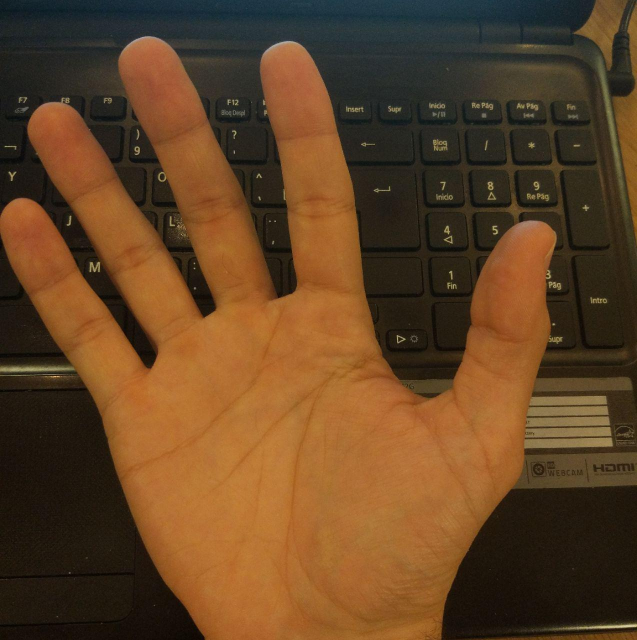
#> input picture src/photo_2018-11-08_19-35-56.jpg, 1274 x 1280 px, given in place of the camera (shown at 1/2 size)
$ python main.py
#> lines starting #> are read from the running program, lines starting #| are printed output that depends on the picture; after the words box and inside, x2 and y2 are one past the last pixel; in counts of white or black regions, pixels touching at a corner belong together
### src/image.py
from cv2 import cv2
import numpy as np

from os import walk
import os.path
from os.path import join


class Image(object):
    """Collection of method for collecting, processing and loading images."""

    def __init__(self, params):
        """Init of the class."""
        pass

    @staticmethod
    def captureImage(model=None, x1=150, y1=100, width=300, resize=True):
        """Capture an image and predict the number of fingers if a model is provided.

        * Press B to select a background. Default is the first frame captured
          by the camera.
        * Press SPACE to save a frame to return.
        * Press L or R to move the capture window to the Left or Right.
        * Press P or M to increase or decrease the width of the capture window.
        * Press ESC to close the interface.
        """
#> called with x1 = 150, y1 = 100, width = 300, resize = True
        cam = cv2.VideoCapture(0)
        _, back = cam.read()
#> back is the input picture: shape (1280, 1274, 3); mean B, G, R 36.3, 66.5, 97.9

        ret, lastpic = cam.read()
        while True:
            # Live frame
            ret, frame = cam.read()
            frame = cv2.flip(frame, 1)

            # Draw the rectangle to put the hand
            cv2.rectangle(frame, (x1-3, y1-3), (x1+width+3, y1+width+3),
                          (0, 0, 255), 3)
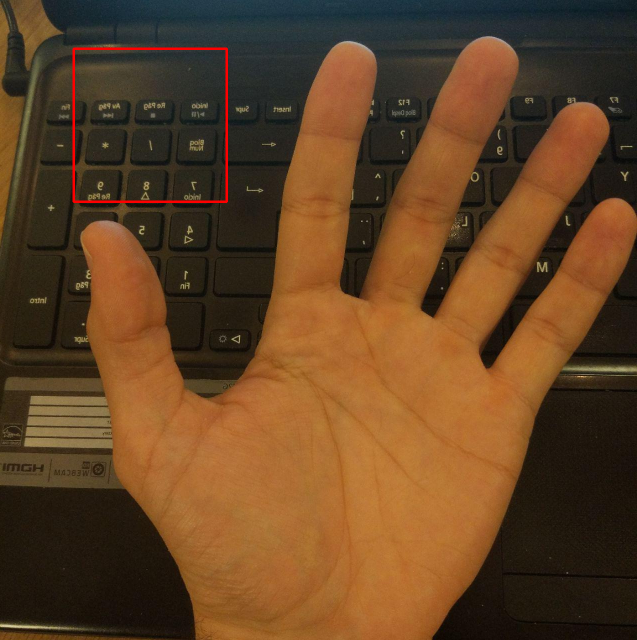
#> frame: shape (1280, 1274, 3) (shown at 1/2 size); mean B, G, R 36.1, 66.3, 98.7

            # Black and white frame
            bw_frame = Image.imgtobw(back, frame)
            # Draw the rectangle to put the hand
            cv2.rectangle(bw_frame, (x1-3, y1-3), (x1+width+3, y1+width+3),
                          (255, 255, 255), 3)

            # Use a trained model to predict the number of fingers inside the red square
            if model is not None:
                img = cv2.resize(bw_frame[y1:y1+width, x1:x1+width], (50, 50))
                predict = model.predict(np.array([img.flatten()])).argmax()

                cv2.putText(frame, "predict : {}".format(predict), (15, 45),
                            cv2.FONT_HERSHEY_SIMPLEX, 1.0, (0, 0, 255))

            cv2.imshow("live", frame)
            cv2.imshow("bw", bw_frame)

            if not ret:
                break

            # k = cv2.waitKey(1)
            k = cv2.waitKey(33)
            if k == 27:
                # ESC pressed
                print("Escape hit, closing...")
                break

            elif k == 32:
                # SPACE pressed : save image
                # select part of the pic (and resize)
                roi_bw = bw_frame[y1:y1+width, x1:x1+width]
                if resize:
                    roi_bw = cv2.resize(roi_bw, (50, 50))
                # save the pic
                lastpic = roi_bw

            elif k == 98 or k == 66:
                # B pressed : select the background
                back = frame
                print("Background selected.")
            elif k == 108 or k == 76:
                # L pressed : move the red square to the left
                x1 = x1 - 10
            elif k == 114 or k == 82:
                # R pressed : move the red square to the right
                x1 = x1 + 10
            elif k == 112 or k == 80:
                # P pressed : increase the width of the red square
                width = width + 10
            elif k == 109 or k == 77:
                # M pressed : decrease the width of the red square
                width = width - 10

            elif k == -1:
                pass
            else:
                print(k)

        cam.release()
        cv2.destroyAllWindows()

        return lastpic

    # [151 lines left out: functions captureBW_interface, readImage, not called in this run]

    @staticmethod
    def displayImage(img):
        """Display the image in a new window.

        * Press ESC to close the window.
        """
        cv2.namedWindow("img", cv2.WINDOW_AUTOSIZE)
        cv2.imshow('img', img)
        while True:
            k = cv2.waitKey(0)
            if k == 27:
                cv2.destroyAllWindows()
                break

    @staticmethod
    def imgtobw(back, img):
        """Remove the background from an image and return a b&w image."""
        # substract the background
        difference = cv2.absdiff(img, back)
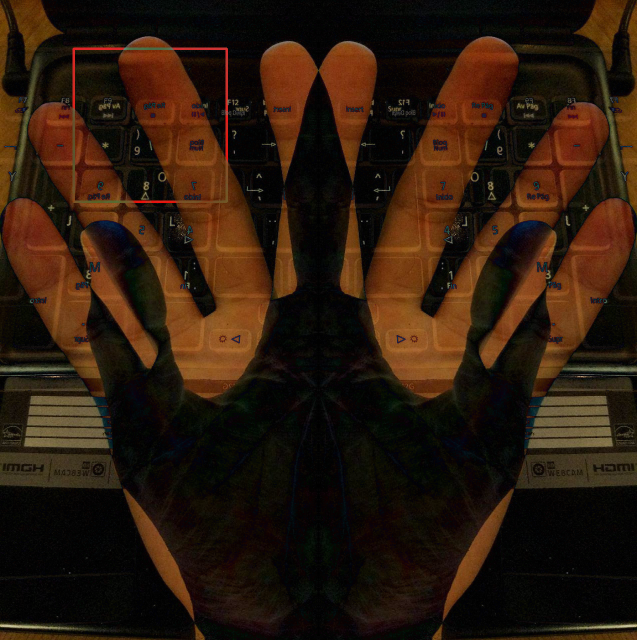
#> difference: shape (1280, 1274, 3) (shown at 1/2 size); mean B, G, R 12.3, 25.9, 44
        # to grayscale
        gray = Image.rgb2gray(difference)
        # Gaussian blur
        blur = Image.blur(gray)
        # binary treshold
        _, bw = Image.thresholdBW(blur)
        return bw

    @staticmethod
    def rgb2gray(img):
        """Transform rgb image to gray image."""
        gray = cv2.cvtColor(img, cv2.COLOR_BGR2GRAY)
        return gray

    @staticmethod
    def blur(img):
        """Apply a Gausian blur on the image."""
        blurred = cv2.GaussianBlur(img, (5, 5), 0)
        return blurred

    @staticmethod
    def thresholdBW(img):
        """Transform image in B&W.

        First apply a binary treshold and the erode and dilate the image
        to suppress noise.
        """
        ret, thresh1 = cv2.threshold(img, 8, 255, cv2.THRESH_BINARY)
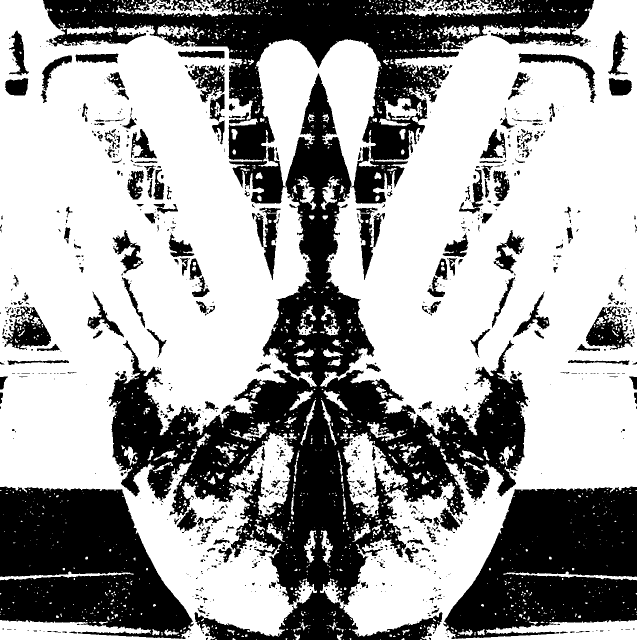
#> thresh1: shape (1280, 1274) (shown at 1/2 size); 63.3% white; 1055 black regions (772 under 20 px), largest, box (x1, y1, x2, y2) and area: (217, 147, 1057, 1280) 234330, (86, 0, 1188, 407) 119733, (0, 973, 388, 1278) 82666
        # Erode and dilate
        kernel = cv2.getStructuringElement(cv2.MORPH_ELLIPSE, (11, 11))
        thresh1 = cv2.erode(thresh1, kernel, iterations=1)
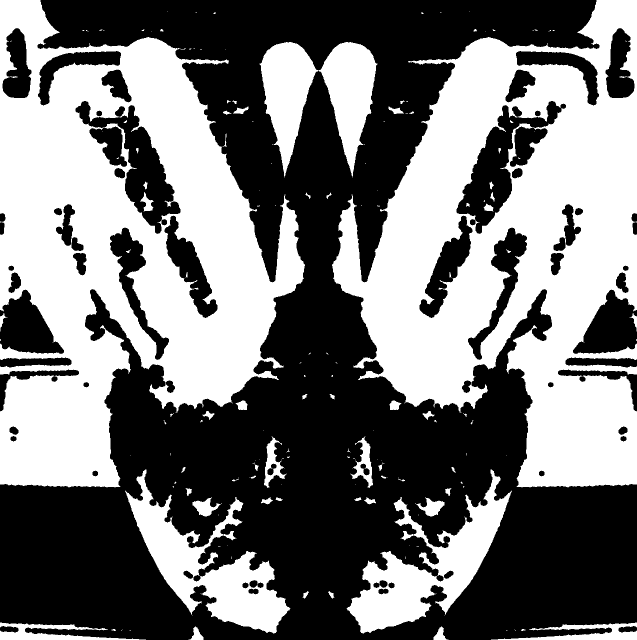
#> thresh1: shape (1280, 1274) (shown at 1/2 size); 46.3% white; 172 white regions (105 under 20 px), largest, box (x1, y1, x2, y2) and area: (0, 0, 610, 975) 316352, (664, 0, 1274, 975) 315950, (250, 939, 581, 1267) 35055
        thresh1 = cv2.dilate(thresh1, kernel, iterations=1)
#> thresh1: shape (1280, 1274); 56.4% white; 191 black regions (123 under 20 px), largest, box (x1, y1, x2, y2) and area: (0, 0, 1274, 1280) 634746, (918, 215, 1089, 447) 8843, (185, 215, 356, 447) 8510
#> in captureImage, `cv2.rectangle(bw_frame, (x1-3, y1-3), (x1+width+3, y1+width+3), (255, ..`:
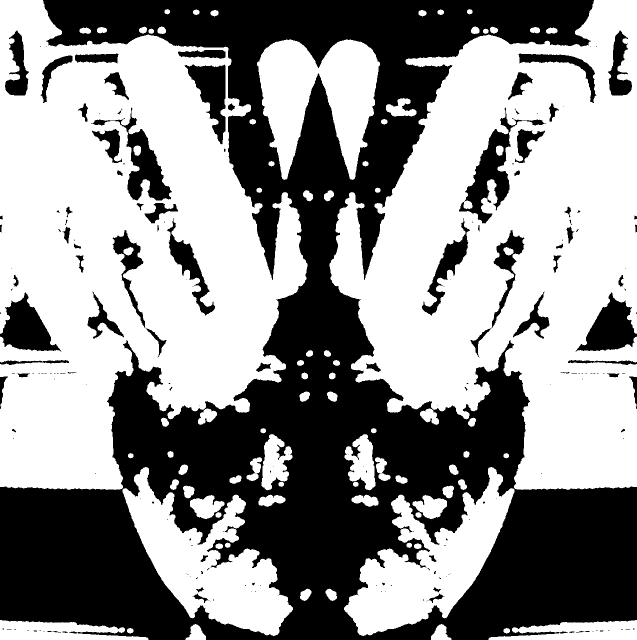
#> bw_frame: shape (1280, 1274) (shown at 1/2 size); 56.4% white; 197 black regions (124 under 20 px), largest, box (x1, y1, x2, y2) and area: (0, 0, 1274, 1280) 626477, (918, 215, 1089, 447) 8843, (0, 584, 123, 703) 7431
#> (key Esc is pressed here)
#> (key Esc is pressed here)
#> in rgb2gray (call 2), `gray = cv2.cvtColor(img, cv2.COLOR_BGR2GRAY)`:
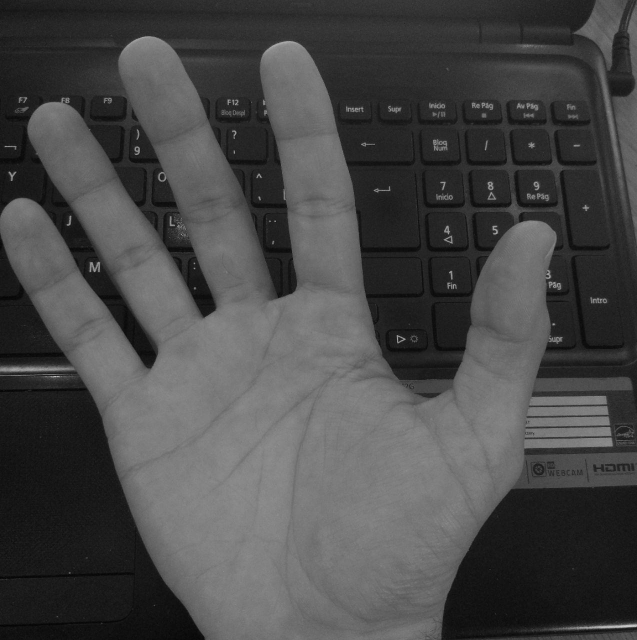
#> gray: shape (1280, 1274) (shown at 1/2 size); min 1, max 210, mean 72.5
        return ret, thresh1

    # [25 lines left out: function load_images, not called in this run]

### src/background.py
'''
Created on Nov 8, 2018

@author: mikel
'''
from cv2 import cv2
class MyClass(object):

    # [5 lines left out: function __init__, not called in this run]

    @staticmethod
    def remover():
        backSub = cv2.createBackgroundSubtractorKNN()

        capture = cv2.VideoCapture(0)
        if not capture.isOpened:
            print('Unable to open: ' + '0')
            exit(0)
        while True:
            ret, frame = capture.read()
            if frame is None:
                break

            fgMask = backSub.apply(frame)
#> fgMask: shape (1280, 1274); every value is 255


            cv2.rectangle(frame, (10, 2), (100,20), (255,255,255), -1)
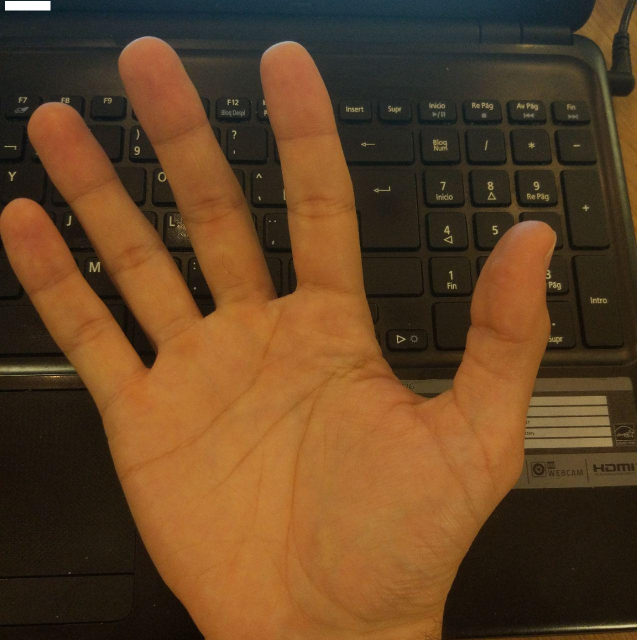
#> frame: shape (1280, 1274, 3) (shown at 1/2 size); 0.11% of pixels changed, all inside (x1, y1, x2, y2) = (10, 2, 101, 21)
            cv2.putText(frame, str(capture.get(cv2.CAP_PROP_POS_FRAMES)), (15, 15),
                       cv2.FONT_HERSHEY_SIMPLEX, 0.5 , (0,0,0))
#> frame: shape (1280, 1274, 3); under 0.01% of pixels changed, all inside (x1, y1, x2, y2) = (17, 5, 40, 16)


            cv2.imshow('Frame', frame)
            cv2.imshow('FG Mask', fgMask)

            keyboard = cv2.waitKey(30)
#> (key Esc is pressed here)
            if keyboard == 'q' or keyboard == 27:
                break

### src/main.py
from image import Image
from background import MyClass as bg


if __name__ == '__main__':
    pic=Image.captureImage()
    #pic=Image.readImage('photo_2018-11-08_19-35-56.jpg')
    Image.displayImage(pic)
#    pic=Image.detect_skin(pic)
#    Image.displayImage(pic)
    gray=Image.rgb2gray(pic)
    gray = bg.remover()
    Image.displayImage(gray)
#> (key Enter is pressed here)
#> (the run stopped early here; a loop or call above may not have finished)

$ run again, on src/opencv_frame_0.png
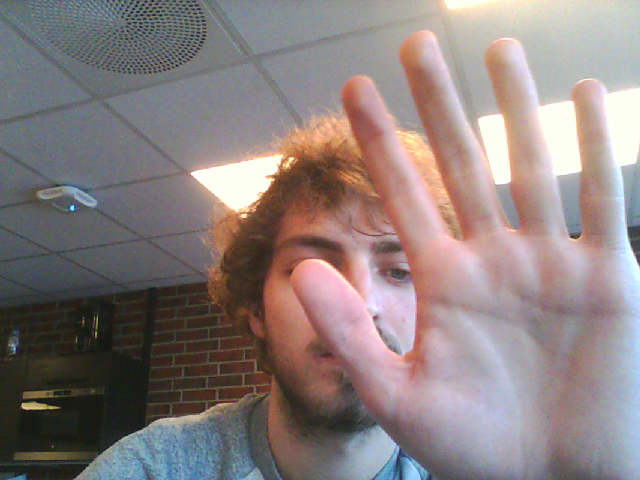
#> input picture src/opencv_frame_0.png, 640 x 480 px, given in place of the camera
#> in captureImage, back is the input picture: shape (480, 640, 3); mean B, G, R 126.6, 127.6, 139.4
#> in thresholdBW, `ret, thresh1 = cv2.threshold(img, 8, 255, cv2.THRESH_BINARY)`:
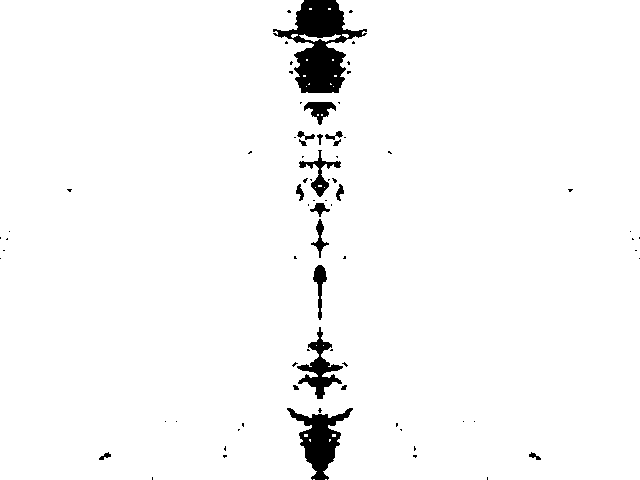
#> thresh1: shape (480, 640); 97% white; 76 black regions (57 under 20 px), largest, box (x1, y1, x2, y2) and area: (273, 0, 367, 93) 4040, (287, 408, 353, 480) 1906, (297, 327, 343, 399) 1074
#> bw_frame: shape (480, 640); 96.2% white; 36 black regions (26 under 20 px), largest, box (x1, y1, x2, y2) and area: (273, 0, 367, 95) 4922, (287, 408, 353, 480) 2130, (294, 131, 346, 258) 1948
#> fgMask: shape (480, 640); every value is 255
#> in remover, `cv2.rectangle(frame, (10, 2), (100,20), (255,255,255), -1)`:
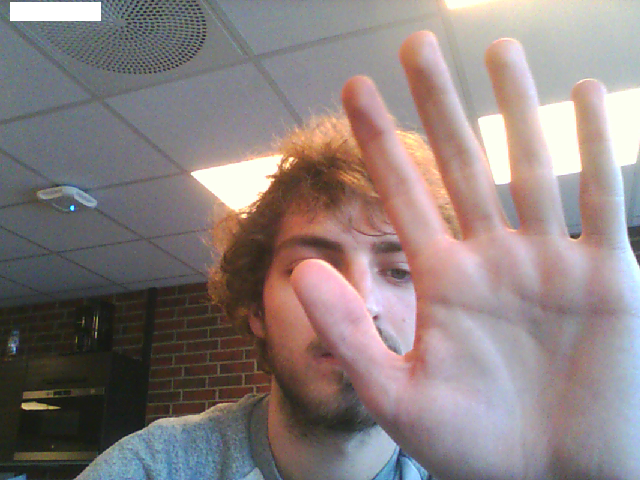
#> frame: shape (480, 640, 3); 0.56% of pixels changed, all inside (x1, y1, x2, y2) = (10, 2, 101, 21)

$ run again, on src/opencv_frame_1.png
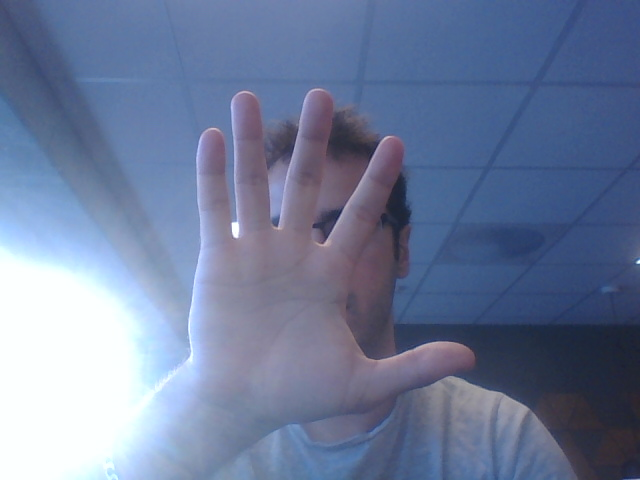
#> input picture src/opencv_frame_1.png, 640 x 480 px, given in place of the camera
#> in captureImage, back is the input picture: shape (480, 640, 3); mean B, G, R 155.3, 123.3, 109
#> in thresholdBW, `ret, thresh1 = cv2.threshold(img, 8, 255, cv2.THRESH_BINARY)`:
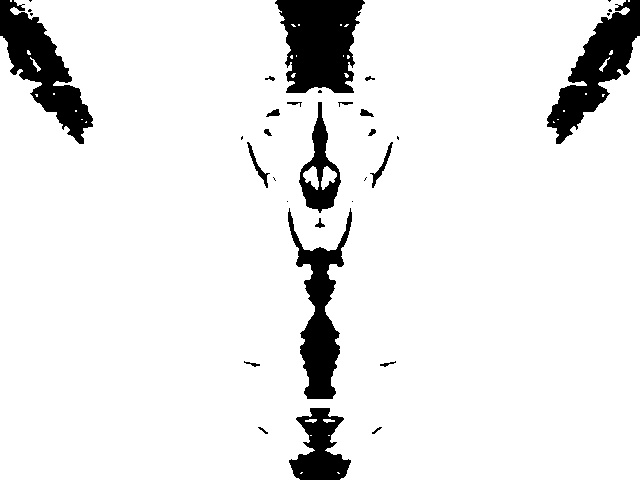
#> thresh1: shape (480, 640); 91.4% white; 34 black regions (13 under 20 px), largest, box (x1, y1, x2, y2) and area: (275, 0, 365, 93) 6144, (0, 0, 93, 144) 5223, (547, 0, 640, 144) 5223
#> bw_frame: shape (480, 640); 90.7% white; 23 black regions (2 under 20 px), largest, box (x1, y1, x2, y2) and area: (275, 0, 365, 95) 6488, (0, 0, 93, 144) 5767, (547, 0, 640, 144) 5767
#> fgMask: shape (480, 640); every value is 255
#> in remover, `cv2.rectangle(frame, (10, 2), (100,20), (255,255,255), -1)`:
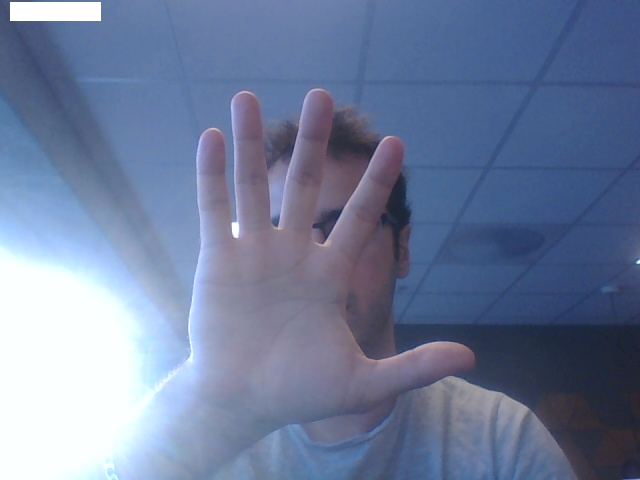
#> frame: shape (480, 640, 3); 0.56% of pixels changed, all inside (x1, y1, x2, y2) = (10, 2, 101, 21)
